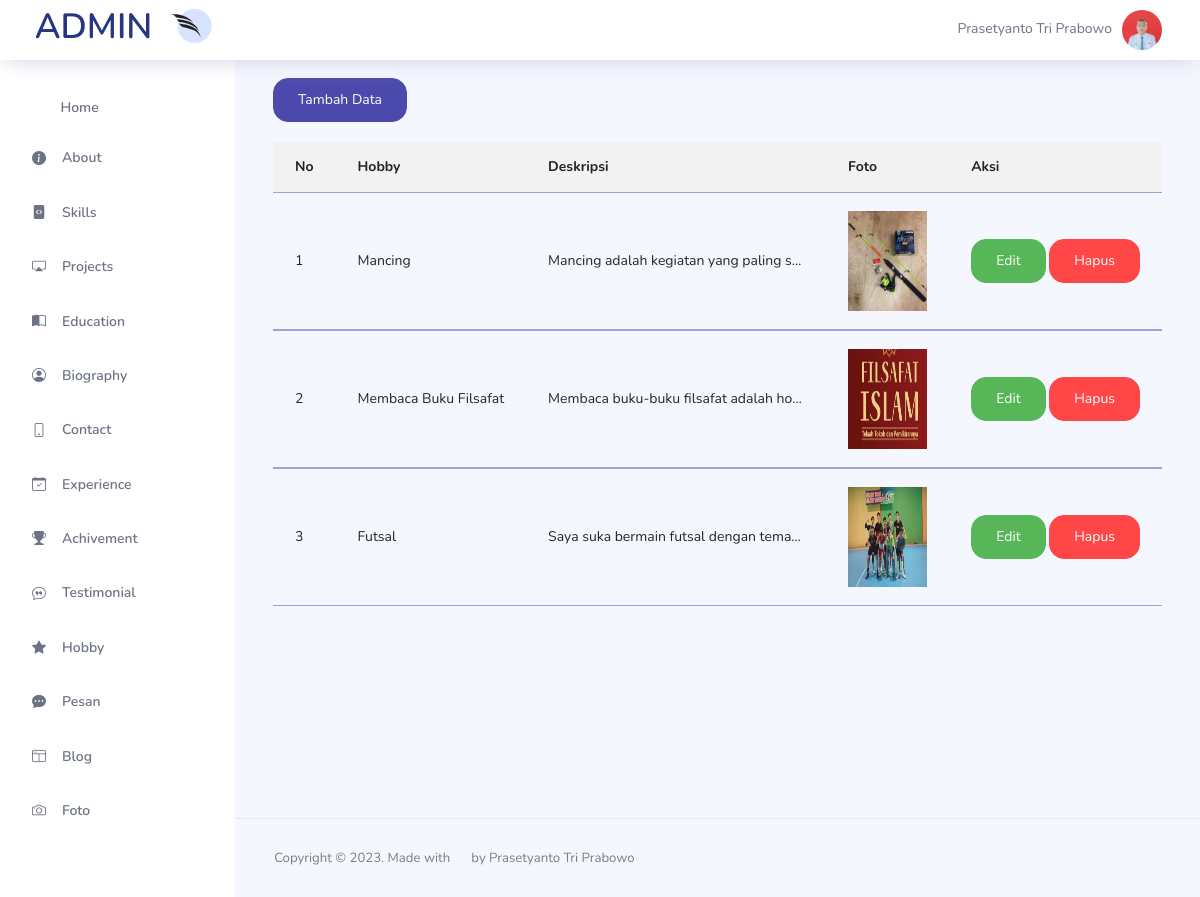
The app's page /admin/pages/hobby/hobby.php (signed in) with its own data.
### tables this page shows
CREATE TABLE `muka` (
  `id_muka` int(11) NOT NULL,
  `mukaku` varchar(50) NOT NULL,
  `jeneng` varchar(225) NOT NULL
);

CREATE TABLE `hobby` (
  `id_hobby` int(11) NOT NULL,
  `hobby` varchar(250) NOT NULL,
  `deskripsi` text NOT NULL,
  `foto` varchar(225) NOT NULL
);

### admin/pages/hobby/hobby.php (the view)
<?php
include "../../kepala.php";
require_once "../../../config/config.php";
?>
<div class="content-wrapper">
    <a href="tambah.php" class="btn btn-primary" style="bottom:20px; position:relative;">Tambah Data</a>
    <table class="table table-striped table-primary">
        <thead>
            <tr>
                <th>No</th>
                <th>Hobby</th>
                <th>Deskripsi</th>
                <th>Foto</th>
                <th>Aksi</th>
            </tr>
        </thead>
        <tbody>
            <?php
            $sql = "SELECT * FROM hobby";
            $result = mysqli_query($conn, $sql);
            $i = 1;
            foreach ($result as $data) :
            ?>
                <td><?php echo $i++  ?></td>
                <td><?php echo $data['hobby'];  ?></td>
                <td style="max-width: 300px;
  overflow: hidden;
  text-overflow: ellipsis;
  white-space: nowrap; "><?php echo $data['deskripsi'];  ?></td>
                <td><img style="border-radius: 0;" src='../../../image/<?php echo $data['foto'];  ?>' width='100px' height='100px'></td>
                <td>
                    <a href='edit.php?id_hobby=<?php echo $data['id_hobby']; ?>' class="btn btn-success">Edit</a>
                    <a href='hapus.php?id_hobby=<?php echo $data['id_hobby']; ?>' class="btn btn-danger" id="hapusbutton">Hapus</a>
                </td>
        </tbody>
    <?php endforeach; ?>
    </table>
</div>
<?php
include "../../includes/footer.php";
?>

### admin/kepala.php (shortened to what this page needs)
<!DOCTYPE html>
<html lang="en">
<head>
  <link rel="stylesheet" href="../../css/pages.css">
  <link rel="stylesheet" href="../../vendors/feather/feather.css">
  <link rel="stylesheet" href="../../vendors/ti-icons/css/themify-icons.css">
  <link rel="stylesheet" href="../../vendors/css/vendor.bundle.base.css">
  <link rel="stylesheet" href="../../vendors/ti-icons/css/themify-icons.css">
  <link rel="stylesheet" type="text/css" href="../../js/select.dataTables.min.css">
  <link rel="stylesheet" href="../../../sweet_alert/animate.min.css">
  <link rel="stylesheet" href="../../../sweet_alert/sweetalert2.min.css">
  <link rel="stylesheet" href="https://cdn.jsdelivr.net/npm/bootstrap-icons@1.10.3/font/bootstrap-icons.css">
  <link rel="stylesheet" href="../../css/vertical-layout-light/style.css">
</head>
<body>
  <div class="container-scroller">
    <?php
    include "includes/nav.php";
    ?>
    <div class="container-fluid page-body-wrapper">
      <?php
      include "includes/side.php";
      ?>
      <div class="main-panel">

### admin/includes/nav.php (shortened to what this page needs)
<nav class="navbar col-lg-12 col-12 p-0 fixed-top d-flex flex-row">
  <div class="text-center navbar-brand-wrapper d-flex align-items-center justify-content-center">
    <a class="navbar-brand brand-logo mr-5" href="../../index.php"><img src="../../images/logo-mini.svg" alt="logo" style="position: absolute; left:170px;" />
      <h2>ADMIN</h2>
    </a>
  </div>
  <div class="navbar-menu-wrapper d-flex align-items-center justify-content-end">
    <button class="navbar-toggler navbar-toggler align-self-center" type="button" data-toggle="minimize">
      <span class="icon-menu"></span>
    </button>
    <ul class="navbar-nav mr-lg-2">
      <li class="nav-item nav-search d-none d-lg-block">
        <div class="input-group">
        </div>
      </li>
    </ul>
    <ul class="navbar-nav navbar-nav-right">
      <?php
      require_once "../../../config/config.php";
      $query = "SELECT * FROM muka";
      $result = mysqli_query($conn, $query);
      $data = mysqli_fetch_assoc($result);
      ?>
      <li class="nav-item nav-profile dropdown">
        <p style="position:relative; right:10px; top:3px"><?php echo $data['jeneng'];  ?></p>
        <a class="nav-link dropdown-toggle" href="#" data-toggle="dropdown" id="profileDropdown">
          <img src="../../../image/<?= $data['mukaku']; ?>" alt="profile" />
        </a>
      </li>
    </ul>
  </div>
</nav>

### admin/includes/side.php
<nav class="sidebar sidebar-offcanvas" id="sidebar">
  <ul class="nav">
    <li class="nav-item">
      <a class="nav-link" href="../dashboard/dashboard.php">
        <i class="icon-grid menu-icon"></i>
        <span class="menu-title">Home</span>
      </a>
    </li>
    <li class="nav-item">
      <a class="nav-link" href="../about/about.php">
        <i class="bi bi-info-circle-fill"></i>
        <span class="menu-title" style="margin-left: 16px;">About</span>
      </a>
    </li>
    <li class="nav-item">
      <a class="nav-link" href="../skill/skill.php">
        <i class="bi bi-file-code-fill"></i>
        <span class="menu-title" style="margin-left: 16px;">Skills</span>
      </a>
    </li>
    <li class="nav-item">
      <a class="nav-link" href="../project/project.php">
        <i class="bi bi-cast"></i>
        <span class="menu-title" style="margin-left: 16px;">Projects</span>
      </a>
    </li>
    <li class="nav-item">
      <a class="nav-link" href="../education/education.php">
        <i class="bi bi-book-half"></i>
        <span class="menu-title" style="margin-left: 16px;">Education</span>
      </a>
    </li>
    <li class="nav-item">
      <a class="nav-link" href="../biography/biography.php">
        <i class="bi bi-person-circle"></i>
        <span class="menu-title" style="margin-left: 16px;">Biography</span>
      </a>
    </li>
    <li class="nav-item">
      <a class="nav-link" href="../contact/contact.php">
        <i class="bi bi-phone"></i>
        <span class="menu-title" style="margin-left: 16px;">Contact</span>
      </a>
    </li>
    <li class="nav-item">
      <a class="nav-link" href="../experience/experience.php">
        <i class="bi bi-calendar-check"></i>
        <span class="menu-title" style="margin-left: 16px;">Experience</span>
      </a>
    </li>
    <li class="nav-item">
      <a class="nav-link" href="../achivement/achivement.php">
        <i class="bi bi-trophy-fill"></i>
        <span class="menu-title" style="margin-left: 16px;">Achivement</span>
      </a>
    </li>
    <li class="nav-item">
      <a class="nav-link" href="../testimonial/testimonial.php">
        <i class="bi bi-chat-quote"></i>
        <span class="menu-title" style="margin-left: 16px;">Testimonial</span>
      </a>
    </li>
    <li class="nav-item">
      <a class="nav-link" href="../hobby/hobby.php">
        <i class="bi bi-star-fill"></i>
        <span class="menu-title" style="margin-left: 16px;">Hobby</span>
      </a>
    </li>
    <li class="nav-item">
      <a class="nav-link" href="../pesan/pesan.php">
        <i class="bi bi-chat-dots-fill"></i>
        <span class="menu-title" style="margin-left: 16px;">Pesan</span>
      </a>
    </li>
    <li class="nav-item">
      <a class="nav-link" href="../blog/blog.php">
        <i class="bi bi-window-split"></i>
        <span class="menu-title" style="margin-left: 16px;">Blog</span>
      </a>
    </li>
    <li class="nav-item">
      <a class="nav-link" href="../muka/muka.php">
        <i class="bi bi-camera"></i>
        <span class="menu-title" style="margin-left: 16px;">Foto</span>
      </a>
    </li>
  </ul>
</nav>

### admin/includes/footer.php (shortened to what this page needs)
<footer class="footer">
  <div class="d-sm-flex justify-content-center justify-content-sm-between">
    <span class="text-muted text-center text-sm-left d-block d-sm-inline-block">Copyright © 2023. Made with&nbsp;<i class="ti-heart text-danger ml-1"></i>&nbsp;by Prasetyanto Tri Prabowo</span>
  </div>
</footer>
</div>
</div>
</div>
</body>
</html>

### admin/css/pages.css (style rules this page uses)
table { border-collapse: collapse; width: 100%; }
th, td { padding: 8px; text-align: left; border-bottom: 1px solid #ddd; }
th { background-color: #f2f2f2; font-weight: bold; }
img { display: block; margin: auto; max-width: 100%; height: auto; }

### records on screen
muka: jeneng "Prasetyanto Tri Prabowo", mukaku (picture)
hobby: hobby "Mancing", deskripsi "Mancing adalah kegiatan yang paling s…", foto (picture)
hobby: hobby "Membaca Buku Filsafat", deskripsi "Membaca buku-buku filsafat adalah ho…", foto (picture)
hobby: hobby "Futsal", deskripsi "Saya suka bermain futsal dengan tema…", foto (picture)
